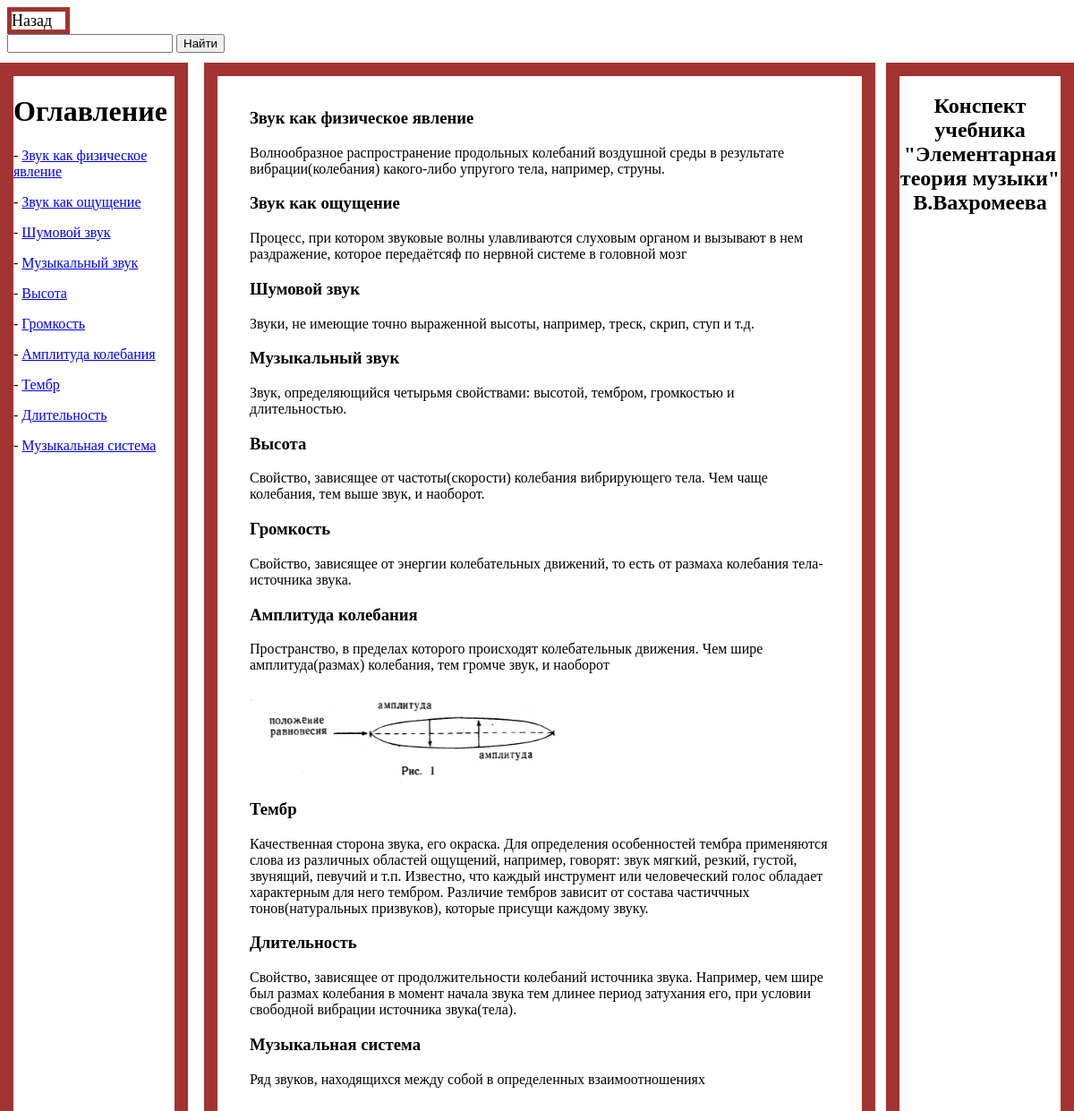
/vahromeev, run on the app's committed database.
### data/termins.py (models this page shows)
class Terms_Vahromeev(SqlAlchemyBase):
    __tablename__ = 'terms_vahromeev'
    id = sqlalchemy.Column(sqlalchemy.Integer,primary_key=True, autoincrement=True)
    name = sqlalchemy.Column(sqlalchemy.String, nullable=True)
    definition = sqlalchemy.Column(sqlalchemy.String, nullable=True)
    pictures_id = sqlalchemy.Column(sqlalchemy.Integer, nullable=True)
    paragraph = sqlalchemy.Column(sqlalchemy.Integer, nullable=True)

### main.py (the view)
@app.route('/vahromeev', methods=['GET', 'POST'])
def vahromeev():
    search = request.values.get('search_v', default='')
    termins_vahromeev_searched = db_sess.query(Terms_Vahromeev).filter(Terms_Vahromeev.name.like(f'%{search}%'))
    return render_template('vahromeev.html', termins_v=termins_vahromeev_searched)

### templates/vahromeev.html (shortened to what this page needs)
<!DOCTYPE html>
<html lang="en">
<head>
    <link rel="stylesheet" type="text/css" href={{url_for('static', filename='css/style.css')}}>
</head>
<body>
<a href= "/" class="btn_back">Назад</a>
<form action="/vahromeev" method="POST">
  <input name="search_v" id="my_input" type="text">
  <input type="submit" value="Найти">
</form>
<div class="container">
<div class="sidebar">
    <h1>Оглавление</h1>
    {%for i in termins_v%}
    <p>  -  <a href="#{{i.id}}">  {{i.name}}</a></p>
{%endfor%}
</div>
    <div class="conspect">
        <div class="child">
            {%for i in termins_v%}
            <h3><a name="{{i.id}}">{{i.name}} </a></h3>
                    <p>{{i.definition}}</p>
            {%if i.pictures_id %}
                <p><img src="/static/img_vahromeev/{{i.pictures_id}}.png" width='60%' align="center"></p>
            {%endif%}
            {%endfor%}
        </div>
    </div>
    <div class="sidebar-right">
        <h2 align="center">Конспект учебника "Элементарная теория музыки" В.Вахромеева</h2>
    </div>
</div>
</body>
</html>

### static/css/style.css (style rules this page uses)
.sidebar { position:absolute; top: 70px; left: 0px; bottom:0; width: 15%; background-color: white; border: 15px solid; border-color: #a33331; overflow: auto; z-index: 1; }
.conspect { position:absolute; top: 70px; width: 60%; left: 19%; bottom: 0; overflow: auto; border: 15px solid; border-color: #a33331; }
.child { margin: 5%; }
.sidebar-right { position:absolute; top: 70px; right: 0px; bottom:0; width: 15%; background-color: white; border: 15px solid; border-color: #a33331; overflow: auto; z-index: 1; }
.btn_back { width: 60px; height: 20px; display: inline-block; color: #000000; text-decoration: none; border: 5px solid; border-color: #a33331; font-size: 18px; }

### data on the page
Terms_Vahromeev: name "Звук как физическое явление", definition "Волнообразное распространение продольных колебаний воздушной среды в результате вибрации(колебания) какого-либо упругого тела, например, струны."
Terms_Vahromeev: name "Звук как ощущение", definition "Процесс, при котором звуковые волны улавливаются слуховым органом и вызывают в нем раздражение, которое передаётсяф по нервной системе в головной мозг"
Terms_Vahromeev: name "Шумовой звук", definition "Звуки, не имеющие точно выраженной высоты, например, треск, скрип, ступ и т.д."
Terms_Vahromeev: name "Музыкальный звук", definition "Звук, определяющийся четырьмя свойствами: высотой, тембром, громкостью и длительностью."
Terms_Vahromeev: name "Высота", definition "Свойство, зависящее от частоты(скорости) колебания вибрирующего тела. Чем чаще колебания, тем выше звук, и наоборот."
Terms_Vahromeev: name "Громкость", definition "Свойство, зависящее от энергии колебательных движений, то есть от размаха колебания тела- источника звука."
Terms_Vahromeev: name "Амплитуда колебания", definition "Пространство, в пределах которого происходят колебательнык движения. Чем шире амплитуда(размах) колебания, тем громче звук, и наоборот", pictures_id 1 (drawn)
Terms_Vahromeev: name "Тембр", definition "Качественная сторона звука, его окраска. Для определения особенностей тембра применяются слова из различных областей ощущений, например, говорят: звук мягкий, резкий, густой, звунящий, певучий и т.п. Известно, что каждый инструмент или человеческий голос обладает характерным для него тембром. Различие тембров зависит от состава частиччных тонов(натуральных призвуков), которые присущи каждому звуку."
Terms_Vahromeev: name "Длительность", definition "Свойство, зависящее от продолжительности колебаний источника звука. Например, чем шире был размах колебания в момент начала звука тем длинее период затухания его, при условии свободной вибрации источника звука(тела)."
Terms_Vahromeev: name "Музыкальная система", definition "Ряд звуков, находящихся между собой в определенных взаимоотношениях"
